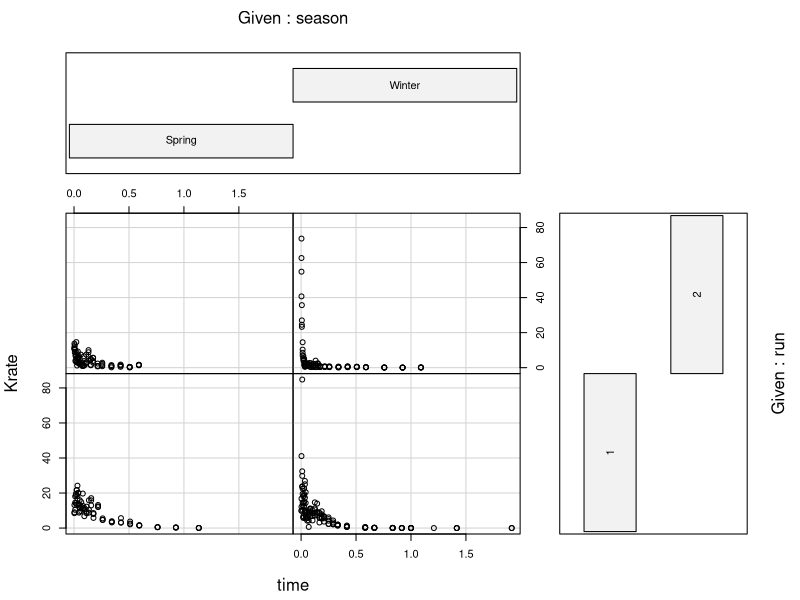
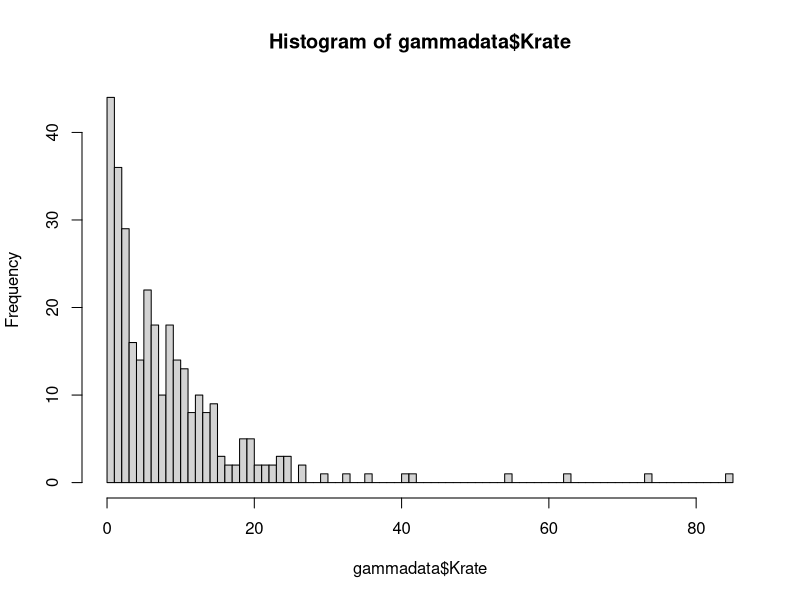
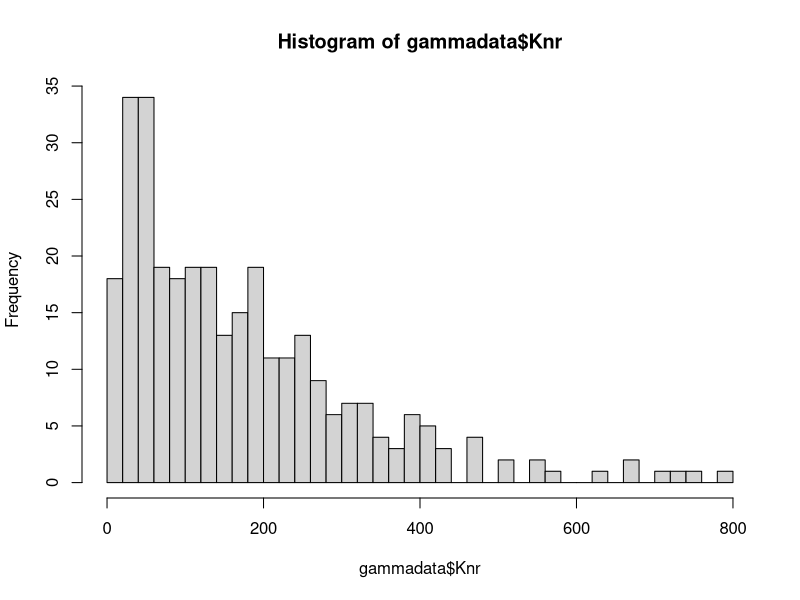
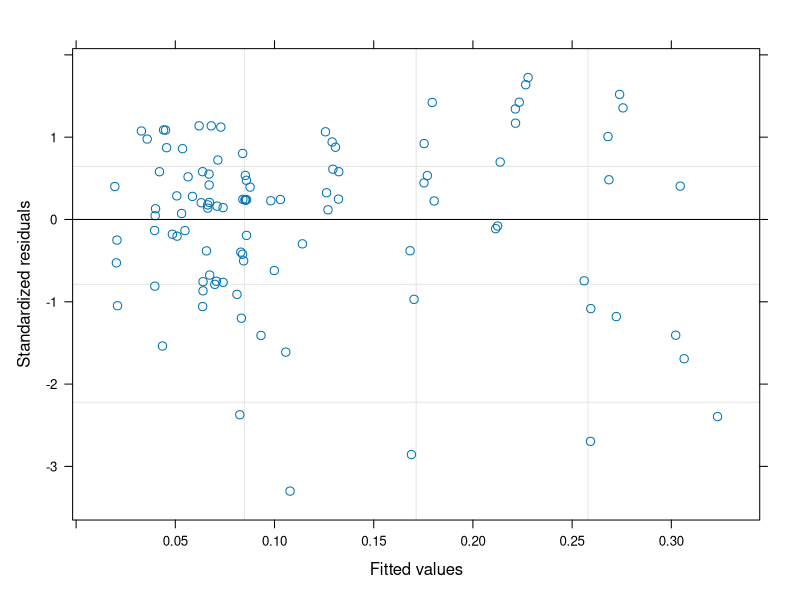
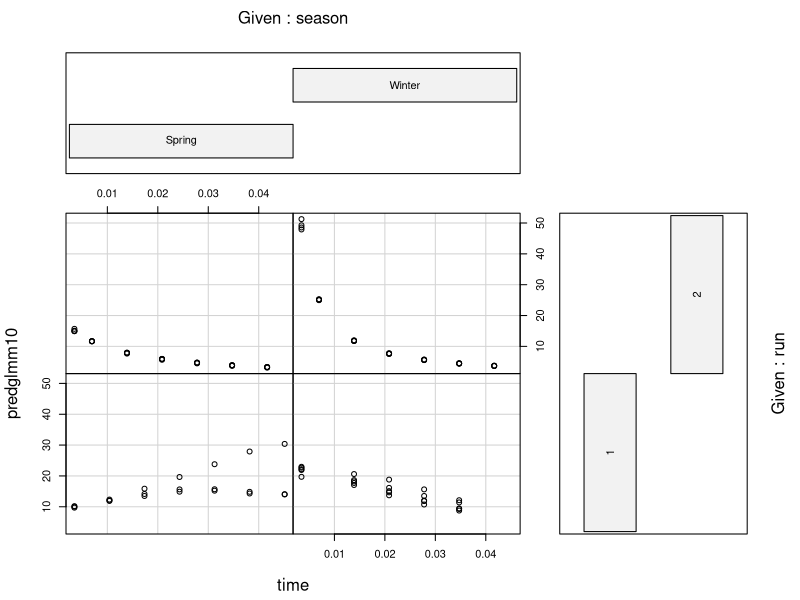
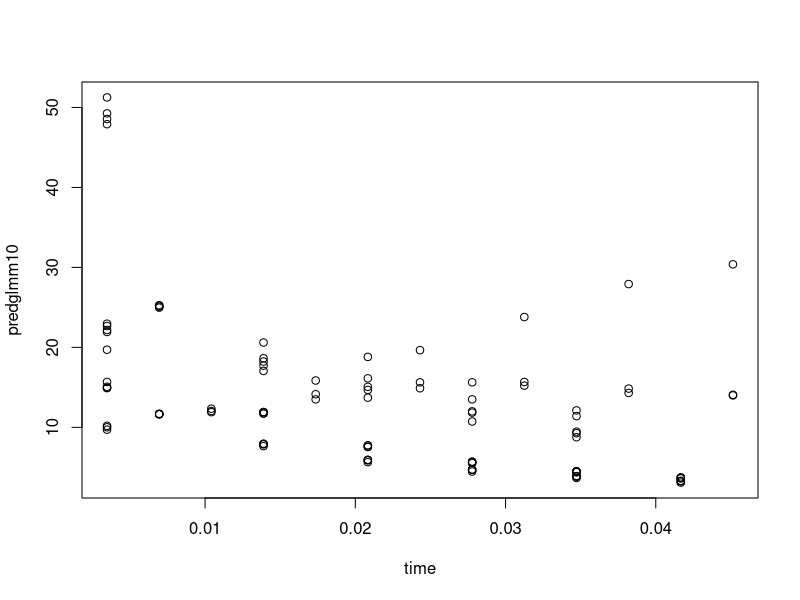
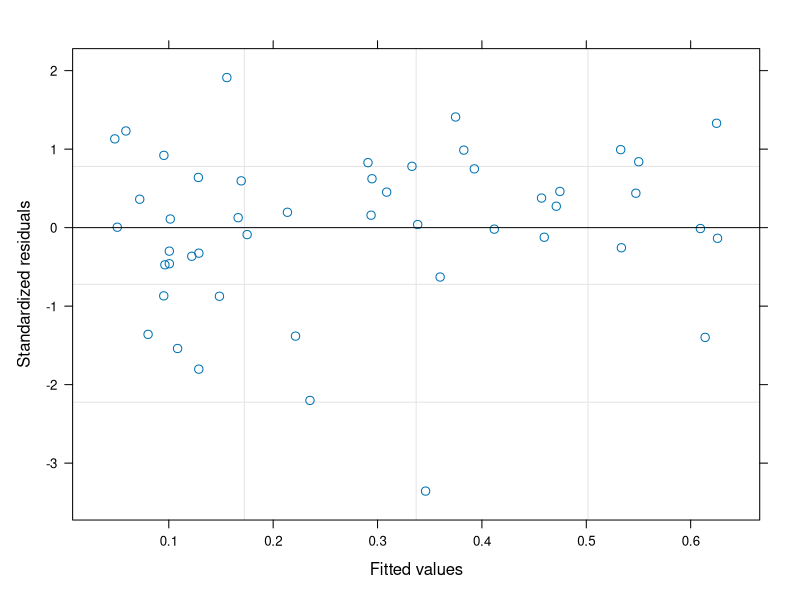
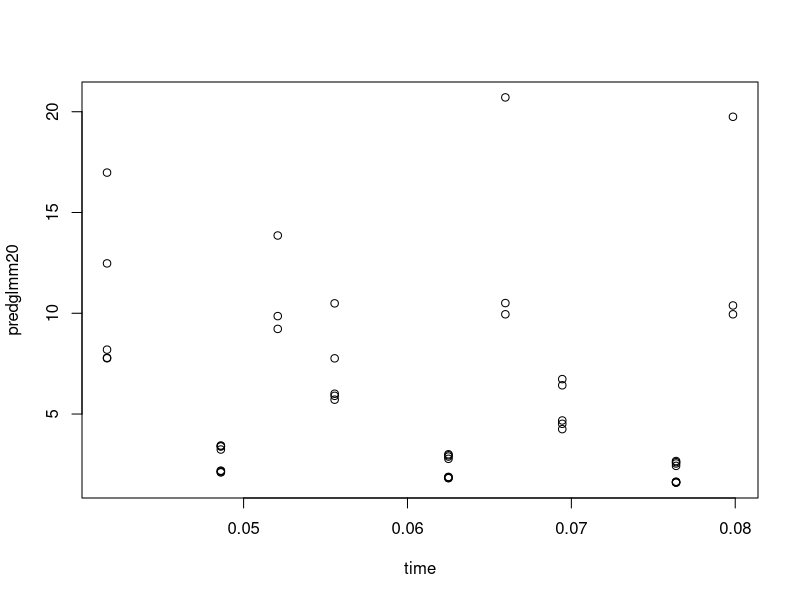

Here is the R script that generated these plots, in order:
### GLMM.PQL.R ###
#### Table 1 #####

# I have tried to strip down the original script - which was total chaos.
# Feel free to contact me if you have any questions.

#### Mixed effects GLMs, - per intervall ####

# Libraries
library(MASS)

#### Datasets ####

gammadata.raw<-read.csv("GLMM_Data.csv")
names(gammadata.raw)

### Parameters and explanations ###

# Krate = rate of settlement/recruitment (per minute)
# run = year
# int = time interval
# log. = log-transformed parameter
# sq. = square-root-transformed parameter
# time = time into the experiment (proxy)
# season = Winter (January-February), Spring (March-April)
# Km = remaining recruits - to be settled
# Knr = number of settlers in the given interval

# Year as factor
gammadata.raw$run<-as.factor(gammadata.raw$run)

# Plot showing settlement/recruitment rates over time
coplot(Krate~time|season+run, data=gammadata.raw)

# Settlement was very low after time 0.5. 
# Not all series were continued beyond this point

gammadata<-subset(gammadata.raw, time<0.5)

# Dataset per interval
gamma10<-subset(gammadata, int==10)
gamma20<-subset(gammadata, int==20)
gamma30<-subset(gammadata, int==30)
gamma60<-subset(gammadata, int==60)
gamma120<-subset(gammadata, int==120)
gamma240<-subset(gammadata, int==240)

#### gamma ####
hist(gammadata$Krate, breaks=100)
hist(gammadata$Knr, breaks=50)

#### Analyses ####
?glmmPQL

## 10 min ## 
GLMM10<-glmmPQL((Krate)~season*Km+season*time+Km:time,
                random= ~1|run, family=Gamma, data=gamma10)
summary(GLMM10)
plot(GLMM10)
predglmm10<-predict(GLMM10, type="response")
coplot(predglmm10~time|season+run, data=gamma10)
plot(predglmm10~time, data=gamma10)

## 20 min ##
GLMM20<-glmmPQL(Krate~season*time+season*Km+time:Km,
                random= ~1|run, family=Gamma, data=gamma20)
summary(GLMM20)
plot(GLMM20)
predglmm20<-predict(GLMM20, type="response")
residglmm20<-resid(GLMM20)
plot(predglmm20~time, data=gamma20)
coplot(predglmm20~time|season+run, data=gamma20)
coplot(residglmm20~time|season+run, data=gamma20)

## 30 min ##
GLMM30<-glmmPQL(Krate~season*time+season*Km+Km:time,
                random= ~1|run, family=Gamma, data=gamma30)
summary(GLMM30)
plot(GLMM30)
predglmm30<-predict(GLMM30, type="response")
residglmm30<-resid(GLMM30)
plot(predglmm30~time, data=gamma30)
coplot(predglmm30~Km|season+run, data=gamma30)
coplot(residglmm30~time|season+run, data=gamma30)

## 60 min ##
GLMM60<-glmmPQL(Krate~season*time+season*Km+time:Km,
                random= ~1|run, family=Gamma, data=gamma60)
summary(GLMM60)
plot(GLMM60)
predglmm60<-predict(GLMM60, type="response")
coplot(predglmm60~time|season+run, data=gamma60)

## 120 ##
GLMM120<-glmmPQL(Krate~season*time+season*Km+time:Km,
                 random= ~1|run, family=Gamma, data=gamma120)
summary(GLMM120)
plot(GLMM120)
predglmm120<-predict(GLMM120, type="response")
plot(predglmm120~time, data=gamma120)
plot(Krate~time, data=gamma120)
plot(Krate~predglmm120, data=gamma120)

## 240 ##
# insufficient data (5 obs).

